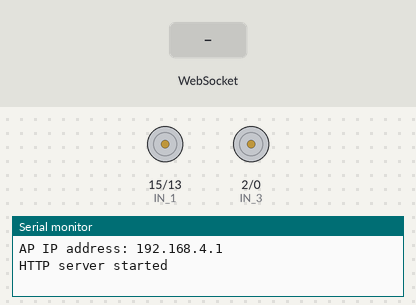
Simulated run of this sketch. Board: ESP8266 (NodeMCU). Shown: motor-driver pin pairs drawn as motors (green arrow = first pin HIGH = forward, orange = second pin HIGH = backward, longer = more drive, scaled by the enable pin), the last lines printed to the serial monitor. The test bench sets the inputs (shaded band).

Above: at 1.2 s.
1.3 s: WebSocket text "forward" received
At 1.9 s:
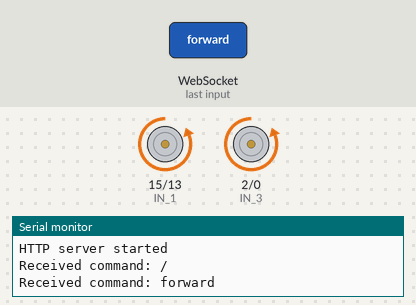
2.8 s: WebSocket text "backward" received
At 4.0 s:
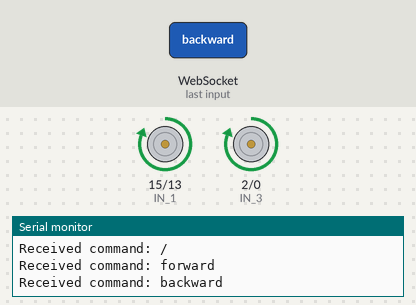
4.3 s: WebSocket text "left" received
At 5.4 s:
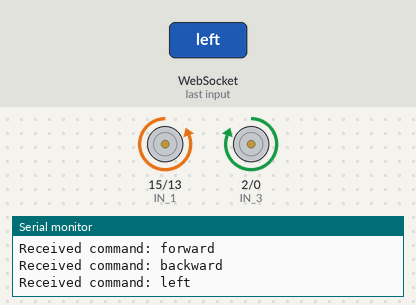
5.8 s: WebSocket text "right" received
At 6.5 s:
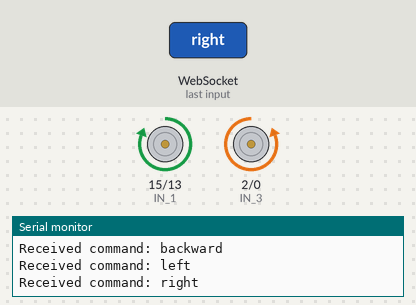
7.3 s: WebSocket text "stop" received
At 7.6 s:
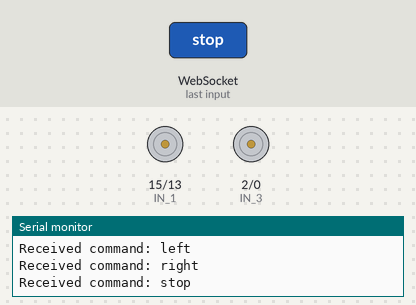
Timing chart, 0 to 9.8 s (numbered marks = the images above; inputs shaded):
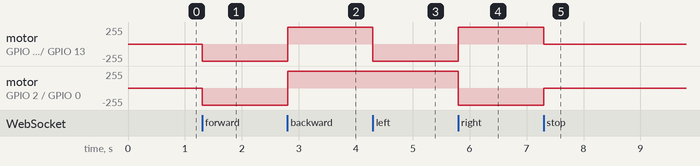

Measured:
- after the input at 1.3 s, motor on GPIO 15 (IN_1) / GPIO 13 (IN_2), motor on GPIO 2 (IN_3) / GPIO 0 (IN_4): stopped → backward 255/255 at once
- after the input at 2.8 s, motor on GPIO 15 (IN_1) / GPIO 13 (IN_2), motor on GPIO 2 (IN_3) / GPIO 0 (IN_4): backward 255/255 → forward 255/255 at once
- after the input at 4.3 s, motor on GPIO 15 (IN_1) / GPIO 13 (IN_2): forward 255/255 → backward 255/255 at once
- after the input at 5.8 s, motor on GPIO 15 (IN_1) / GPIO 13 (IN_2): backward 255/255 → forward 255/255 at once; motor on GPIO 2 (IN_3) / GPIO 0 (IN_4): forward 255/255 → backward 255/255 at once
- after the input at 7.3 s, motor on GPIO 15 (IN_1) / GPIO 13 (IN_2): forward 255/255 → stopped at once; motor on GPIO 2 (IN_3) / GPIO 0 (IN_4): backward 255/255 → stopped at once

The sketch:

qtungxcar.ino
```cpp
#include <ESP8266WiFi.h>
#include <ESPAsyncTCP.h>
#include <ESPAsyncWebServer.h>
#include <WebSocketsServer.h>

#define ENA  14  // Enable/speed motors Right        GPIO14(D5)
#define ENB  12  // Enable/speed motors Left         GPIO12(D6)
#define IN_1  15 // L298N in1 motors Right           GPIO15(D8)
#define IN_2  13 // L298N in2 motors Right           GPIO13(D7)
#define IN_3  2  // L298N in3 motors Left            GPIO2(D4)
#define IN_4  0  // L298N in4 motors Left            GPIO0(D3)

const char* ssid = "your_SSID";
const char* password = "your_PASSWORD";
int speedCar = 1023;

AsyncWebServer server(80);
WebSocketsServer webSocket = WebSocketsServer(81);

void setup() {
  Serial.begin(115200);

  pinMode(ENA, OUTPUT);
  pinMode(ENB, OUTPUT);
  pinMode(IN_1, OUTPUT);
  pinMode(IN_2, OUTPUT);
  pinMode(IN_3, OUTPUT);
  pinMode(IN_4, OUTPUT);

  WiFi.mode(WIFI_AP);
  WiFi.softAP(ssid, password);

  IPAddress myIP = WiFi.softAPIP();
  Serial.print("AP IP address: ");
  Serial.println(myIP);

  server.on("/", HTTP_GET, [](AsyncWebServerRequest *request){
    request->send(200, "text/html", "<html>\
                                      <body>\
                                        <h1>ESP8266 Car Control</h1>\
                                        <button ontouchstart=\"sendCommand('forward')\" ontouchend=\"sendCommand('stop')\">Forward</button>\
                                        <button ontouchstart=\"sendCommand('backward')\" ontouchend=\"sendCommand('stop')\">Backward</button>\
                                        <button ontouchstart=\"sendCommand('left')\" ontouchend=\"sendCommand('stop')\">Left</button>\
                                        <button ontouchstart=\"sendCommand('right')\" ontouchend=\"sendCommand('stop')\">Right</button>\
                                        <script>\
                                          var connection = new WebSocket('ws://' + location.hostname + ':81/');\
                                          connection.onopen = function () {\
                                            console.log('WebSocket connected');\
                                          };\
                                          connection.onerror = function (error) {\
                                            console.log('WebSocket Error: ' + error);\
                                          };\
                                          connection.onmessage = function (e) {\
                                            console.log('Server: ' + e.data);\
                                          };\
                                          function sendCommand(command) {\
                                            connection.send(command);\
                                          }\
                                        </script>\
                                      </body>\
                                    </html>");
  });

  server.begin();
  webSocket.begin();
  webSocket.onEvent(webSocketEvent);
  Serial.println("HTTP server started");
}

void loop() {
  webSocket.loop();
}

void webSocketEvent(uint8_t num, WStype_t type, uint8_t * payload, size_t length) {
  String command = "";
  for (size_t i = 0; i < length; i++) {
    command += (char) payload[i];
  }
  Serial.println("Received command: " + command);

  if (command == "forward") {
    goAhead();
  } else if (command == "backward") {
    goBack();
  } else if (command == "left") {
    goLeft();
  } else if (command == "right") {
    goRight();
  } else if (command == "stop") {
    stopCar();
  }
}

void goAhead() {
  digitalWrite(IN_1, LOW);
  digitalWrite(IN_2, HIGH);
  analogWrite(ENA, speedCar);

  digitalWrite(IN_3, LOW);
  digitalWrite(IN_4, HIGH);
  analogWrite(ENB, speedCar);
}

void goBack() {
  digitalWrite(IN_1, HIGH);
  digitalWrite(IN_2, LOW);
  analogWrite(ENA, speedCar);

  digitalWrite(IN_3, HIGH);
  digitalWrite(IN_4, LOW);
  analogWrite(ENB, speedCar);
}

void goRight() {
  digitalWrite(IN_1, HIGH);
  digitalWrite(IN_2, LOW);
  analogWrite(ENA, speedCar);

  digitalWrite(IN_3, LOW);
  digitalWrite(IN_4, HIGH);
  analogWrite(ENB, speedCar);
}

void goLeft() {
  digitalWrite(IN_1, LOW);
  digitalWrite(IN_2, HIGH);
  analogWrite(ENA, speedCar);

  digitalWrite(IN_3, HIGH);
  digitalWrite(IN_4, LOW);
  analogWrite(ENB, speedCar);
}

void stopCar() {
  digitalWrite(IN_1, LOW);
  digitalWrite(IN_2, LOW);
  analogWrite(ENA, speedCar);

  digitalWrite(IN_3, LOW);
  digitalWrite(IN_4, LOW);
  analogWrite(ENB, speedCar);
}
```
